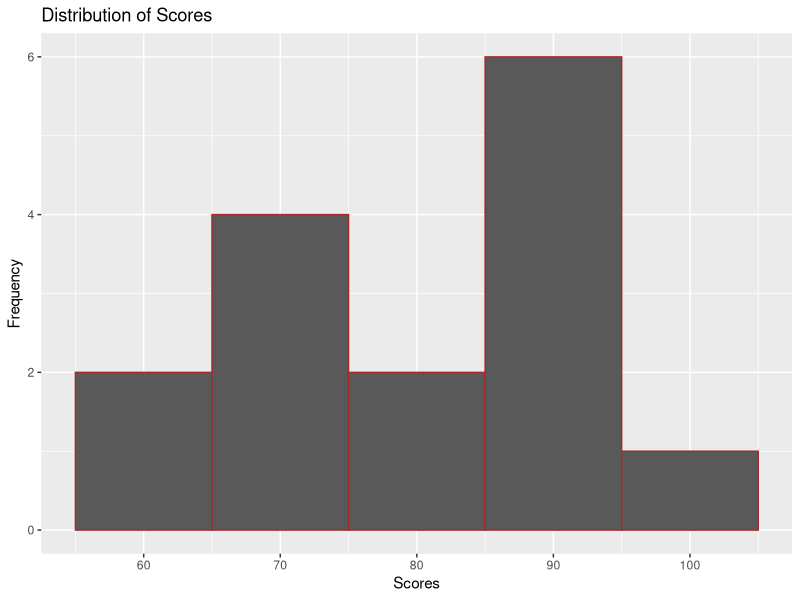
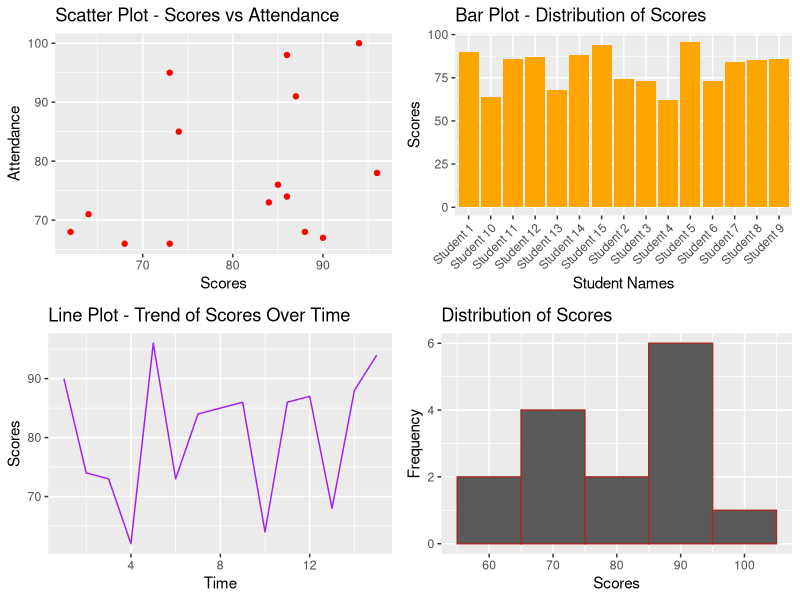

Source code (R) for these figures, in order:
library(ggplot2)
set.seed(123)

num_students<- 15 
students<- data.frame(
  Name = paste("Student", 1:num_students),
  Scores = sample(60:100, num_students,
                  replace = TRUE), Attendance =
    sample(60:100, num_students, replace =TRUE)
  
)

scatter_plot <- ggplot(students, aes(x =Scores, y = Attendance)) +geom_point(color= "red") +
  labs(title = "Scatter Plot - Scores vs Attendance", x = "Scores", y ="Attendance")

bar_plot <- ggplot(students, aes(x = Name,
                                 y = Scores)) + geom_bar(stat = "identity",
                                                         fill = "orange") + theme(axis.text.x =
                                                                                    element_text(angle = 45, hjust = 1)) +
  labs(title = "Bar Plot - Distribution of Scores", x = "Student Names", y ="Scores")

students$Time <- seq_len(num_students)
line_plot <- ggplot(students, aes(x = Time, y =
                                    Scores, group = 1)) +geom_line(color =
                                                                     "purple") +
  labs(title = "Line Plot - Trend of Scores Over Time", x = "Time", y ="Scores")

histogram_plot <- ggplot(students, aes(x =
                                         Scores)) + geom_histogram(binwidth = 10,
                                                                   position = "identity", color = "brown") +
  
  scale_fill_brewer(palette = "Set3") + # Choose a color palette
  labs(title = "Distribution of Scores", x = "Scores", y = "Frequency")

print(histogram_plot)

library(gridExtra)
grid.arrange(scatter_plot, bar_plot, line_plot, histogram_plot, ncol = 2)